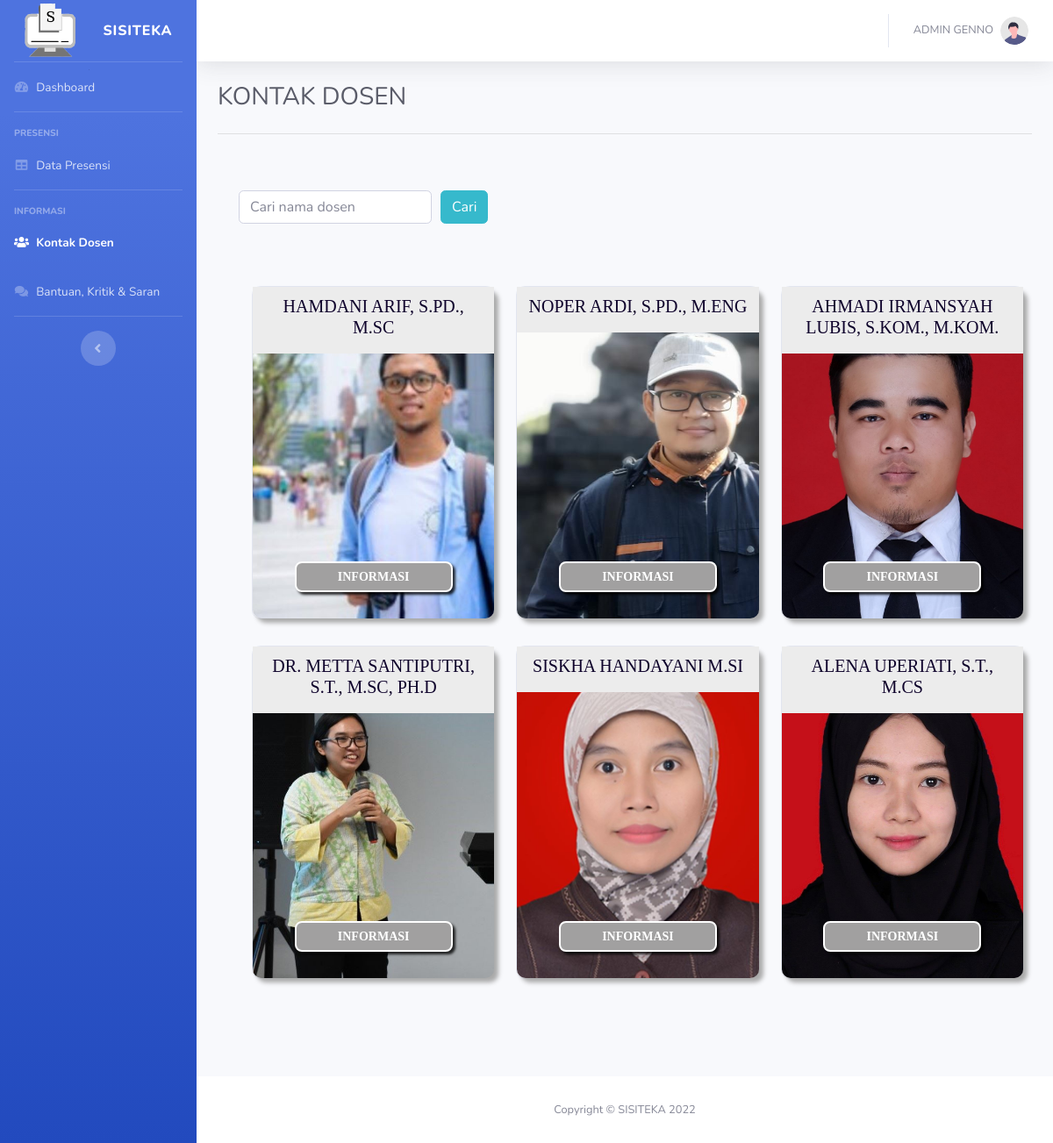
The page /kontak_dosen.php (signed in) on the database its author committed.
### tables this page shows
CREATE TABLE `matakuliah` (
  `kode_mk` varchar(10) NOT NULL,
  `nama_mk` varchar(255) NOT NULL,
  `kode_dosen` varchar(6) NOT NULL,
  `gambar_mk` varchar(255) NOT NULL
);

CREATE TABLE `dosen` (
  `nidn` varchar(6) NOT NULL,
  `nama_dosen` varchar(255) NOT NULL,
  `email_dosen` varchar(100) NOT NULL,
  `foto` varchar(255) NOT NULL
);

### kontak_dosen.php (the view, shortened to what this page needs)
<!DOCTYPE html>
<html lang="en">
<head>
  <link href="vendor/fontawesome-free/css/all.min.css" rel="stylesheet" type="text/css">
  <link href="css/sb-admin-2.min.css" rel="stylesheet">
  <link href="css/card.css" rel="stylesheet">
  <link href="css/navbar.css" rel="stylesheet">
</head>
<body id="page-top">
  <div id="wrapper">
    <ul class="navbar-nav bg-gradient-primary sidebar sidebar-dark accordion" id="accordionSidebar">
      <a class="sidebar-brand d-flex align-items-center justify-content-center">
        <img src="img/logo.png" alt="logo" style="width: 90px; height: 90px;">
        <div class="sidebar-brand-text mx-3">SISITEKA</div>
      </a>
      <hr class="sidebar-divider my-0">
      <li class="nav-item ">
        <a class="nav-link" href="dashboard_mhs.php">
          <i class="fas fa-fw fa-tachometer-alt"></i>
          <span>Dashboard</span></a>
      </li>
      <hr class="sidebar-divider">
      <div class="sidebar-heading">
        Presensi
      </div>
      <li class="nav-item">
        <a class="nav-link" href="data_presensi_mhs.php">
          <i class="fas fa-fw fa-table"></i>
          <span>Data Presensi</span></a>
      </li>
      <hr class="sidebar-divider">
      <div class="sidebar-heading">
        Informasi
      </div>
      <li class="nav-item active">
        <a class="nav-link " href="kontak_dosen.php">
          <i class="fas fa-fw fa-users"></i>
          <span>Kontak Dosen</span></a>
      </li>
      <li class="nav-item">
        <a class="nav-link" href="halaman_bantuan_mhs.php">
          <i class="fas fa-fw fa-comments"></i>
          <span>Bantuan, Kritik & Saran</span></a>
      </li>
      <hr class="sidebar-divider d-none d-md-block">
      <div class="text-center d-none d-md-inline">
        <button class="rounded-circle border-0" id="sidebarToggle"></button>
      </div>
    </ul>
    <div id="content-wrapper" class="d-flex flex-column">
      <div id="content">
        <nav class="navbar navbar-expand navbar-light bg-white topbar mb-4 static-top shadow">
          <ul class="navbar-nav ml-auto">
            <li class="nav-item dropdown no-arrow">
              <a class="nav-link dropdown-toggle" href="#" id="userDropdown" role="button" data-toggle="dropdown"
                aria-haspopup="true" aria-expanded="false">
                <span
                  class="mr-2 d-none d-lg-inline text-gray-600 small"><?php echo $_SESSION['nama_pengguna']; ?></span>
                <img class="img-profile rounded-circle" src="img/undraw_profile.svg">
              </a>
            </li>
          </ul>
        </nav>
        <div class="container-fluid">
          <div class="d-sm-flex align-items-center justify-content-between mb-4">
            <h1 class="h3 mb-0 text-gray-800">KONTAK DOSEN</h1>
          </div>
          <hr>
          <div class="row">
            <div class="col-lg-12">
              <div class="container px-4 py-5" id="custom-cards">
                <form action="" method="post">
                  <div class="form-row align-items-center">
                    <div class="col-auto">
                      <input type="text" class="form-control mb-2" name="keyword" placeholder="Cari nama dosen">
                    </div>
                    <div class="col-auto">
                      <button type="submit" class="btn btn-info mb-2 col-auto" name="search">Cari</button>
                    </div>
                  </div>
                </form>
                <div class="row row-cols-1 row-cols-lg-3 align-items-stretch g-4 py-5">
                  <?php
  include 'koneksi.php';
  if (isset($_POST['search'])) {
    $keyword = $_POST['keyword'];
    $sql = "SELECT * FROM dosen WHERE nama_dosen LIKE '%$keyword%'";
  } else {
    $sql = "SELECT * FROM dosen INNER JOIN matakuliah ON dosen.nidn = matakuliah.kode_dosen";
  }
  $query = mysqli_query($koneksi, $sql);
  while ($kontak = mysqli_fetch_assoc($query)) {
?>
                  <div class="col">
                    <div class="card">
                      <div class="card__inner">
                        <div class="front face cardbg"
                          style="background-image: url('<?php echo "img/".$kontak['foto']?>'); background-position: center; background-repeat: no-repeat; background-size: cover;">
                          <div class="heading">
                            <h5><?php echo $kontak['nama_dosen'];?></h5>
                          </div>
                          <button class="flip btn btn-primary flip-me">Informasi</button>
                        </div>
                        <div class="back face bg-light">
                          <div class="heading">
                            <h5><?php  echo $kontak['nama_dosen'];?></h5>
                          </div>
                          <br>
                          <table>
                                    <tbody>
                                        <tr>
                                            <td width="30%">NIDN</td>
                                            <td>: </td>
                                            <td><?php echo $kontak['nidn']; ?></td>
                                        </tr>
                                        <tr>
                                            <td>Email</td>
                                            <td>: </td>
                                            <td><?php echo $kontak['email_dosen']; ?></td>
                                        </tr>
                                        <tr>
                                            <td>MataKuliah</td>
                                            <td>: </td>
                                            <td><?php
    ?></td>
                                        </tr>
                                    </tbody>
                                </table>
                          <button class="flip return"><img src="img/undo.png" class="undo" alt="return"></button>
                        </div>
                      </div>
                    </div>
                  </div>
                  <?php $i++;
      }
      ?>
                </div>
              </div>
            </div>
          </div>
    </div>
          <footer class="sticky-footer bg-white">
            <div class="container my-auto">
              <div class="copyright text-center my-auto">
                <span>Copyright &copy; SISITEKA 2022</span>
              </div>
            </div>
          </footer>
        </div>
      </div>
</body>
</html>

### css/card.css (style rules this page uses)
*, *::before, *::after { box-sizing: border-box; padding: 0; margin: 0; }
.card { width: 270px; height: 380px; margin: 15px; perspective: 1000px; font-family: verdana; border-radius: 10px; }
.card__inner { width: 100%; height: 100%; transform-style: preserve-3d; transition: all .5s linear; border-radius: 10px; }
.face { position: absolute; width: 100%; height: 100%; backface-visibility: hidden; background-color: rgb(87, 7, 216); border-radius: 10px; }
.back { overflow: hidden; z-index: -1; display: block; transform: rotateY(180deg); background-color: rgb(241, 240, 243); box-sizing: border-box; }
.back::before { content: ""; position: absolute; width: 100%; height: 100%; z-index: -1; background-size: 100% 100%; transform: rotateY(180deg); }
.front, .back { transition: all .5s linear; }
.front { z-index: 1; box-shadow: 5px 5px 5px #aaa; }
.heading { width: 100%; background: #ececec; padding: 10px; font-size: 14px; text-align: center; color: #0e022b; text-transform: uppercase; }
.flip-me { position: absolute; width: 180px; left: 0; right: 0; bottom: 30px; background: #a1a0a0; color: #fff; font-size: 14px; font-family: verdana; font-weight: bold; margin: 0 auto; padding: 5px 5px; border: 2px solid #fff; box-shadow: 3px 3px 3px rgba(0,0,0,0.8); border-radius: 8px; text-transform: uppercase; transition: background .5s linear; cursor: pointer; }
.back { box-shadow: 0 0 0 #aaa; }
.return { position: absolute; bottom: 0; width: 100%; background-color: gainsboro; border: none; cursor: pointer; padding: 5px; border-radius: 0 0 10px 10px; }
.cardbg { background-size: 100%; }
@media (min-width: 993px) { .card { width:100%; } }

### rows shown on the page
matakuliah: dosen.foto (picture), dosen.nama_dosen "HAMDANI ARIF, S.PD., M.SC"
matakuliah: dosen.foto (picture), dosen.nama_dosen "NOPER ARDI, S.PD., M.ENG"
matakuliah: dosen.foto (picture), dosen.nama_dosen "AHMADI IRMANSYAH LUBIS, S.KOM., M.KOM."
matakuliah: dosen.foto (picture), dosen.nama_dosen "DR. METTA SANTIPUTRI, S.T., M.SC, PH.D"
matakuliah: dosen.foto (picture), dosen.nama_dosen "SISKHA HANDAYANI M.SI"
matakuliah: dosen.foto (picture), dosen.nama_dosen "ALENA UPERIATI, S.T., M.CS"

### other values the page prints
$_SESSION['nama_pengguna'] "ADMIN GENNO"
